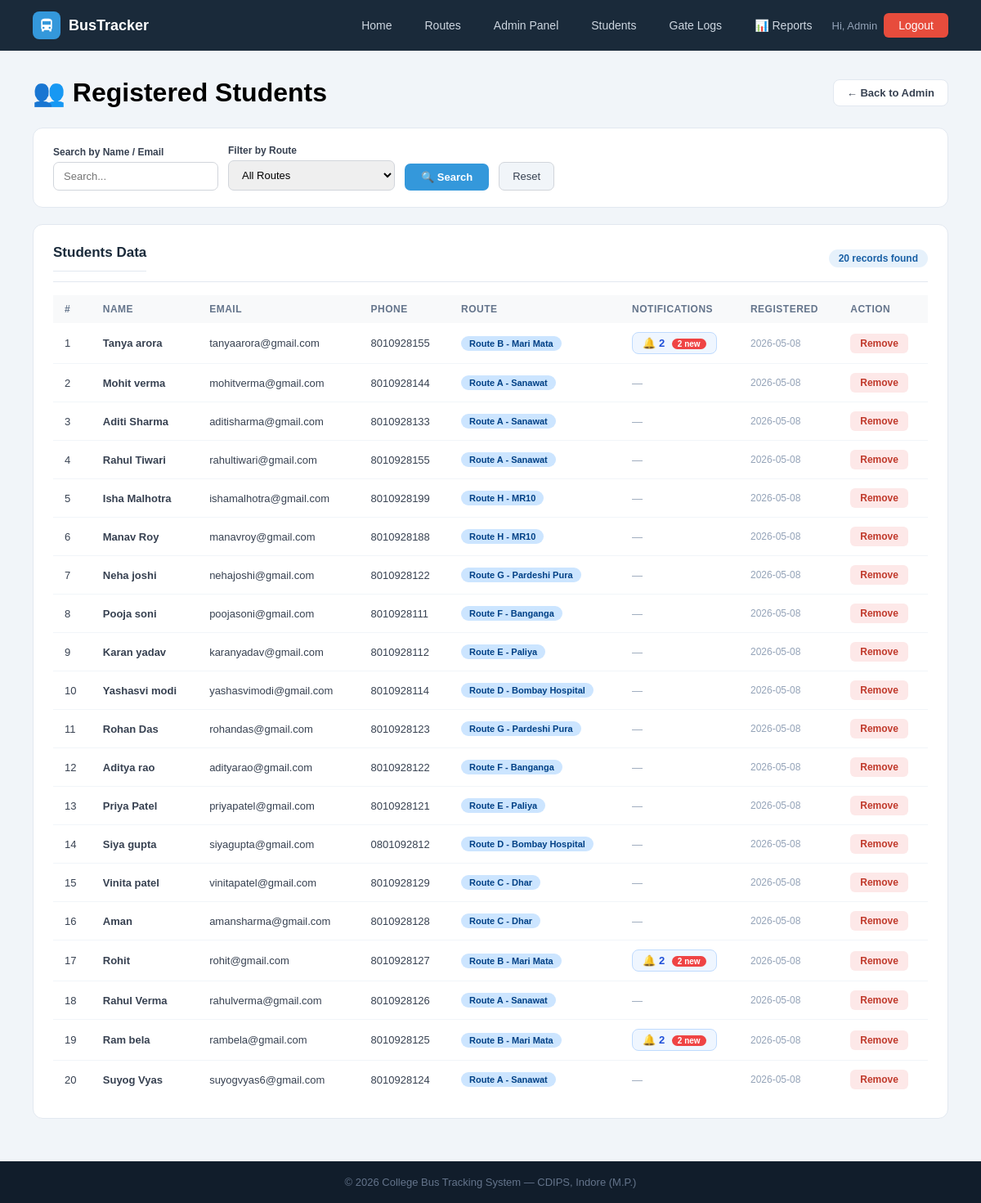
/admin/students (signed in), run on the app's committed database.
### tables this page shows
CREATE TABLE users (
        id INTEGER PRIMARY KEY AUTOINCREMENT,
        name TEXT NOT NULL, email TEXT UNIQUE NOT NULL,
        password TEXT NOT NULL, role TEXT DEFAULT 'student',
        phone TEXT, route_id INTEGER,
        created_at TIMESTAMP DEFAULT CURRENT_TIMESTAMP);

CREATE TABLE routes (
        id INTEGER PRIMARY KEY AUTOINCREMENT,
        route_name TEXT NOT NULL, bus_id INTEGER,
        start_point TEXT, end_point TEXT,
        departure_time TEXT, arrival_time TEXT, stops TEXT, original_bus_id INTEGER,
        FOREIGN KEY(bus_id) REFERENCES buses(id));

### app.py (the view)
@app.route('/admin/students')
@admin_required
def students_list():
    search=request.args.get('search',''); route_filter=request.args.get('route','')
    db=get_db()
    q = "SELECT u.*,r.route_name FROM users u LEFT JOIN routes r ON u.route_id=r.id WHERE u.role='student'"
    params=[]
    if search:
        q+=" AND (u.name LIKE ? OR u.email LIKE ?)"; params+=[f'%{search}%',f'%{search}%']
    if route_filter:
        q+=" AND u.route_id=?"; params.append(route_filter)
    q+=" ORDER BY u.created_at DESC"
    students=db.execute(q,params).fetchall()
    routes=db.execute("SELECT * FROM routes").fetchall()
    student_ids = [s['id'] for s in students]
    notif_map = {}
    if student_ids:
        placeholders = ','.join('?' * len(student_ids))
        all_notifs = db.execute(
            f"SELECT * FROM notifications WHERE user_id IN ({placeholders}) ORDER BY created_at DESC",
            student_ids
        ).fetchall()
        for n in all_notifs:
            uid = n['user_id']
            if uid not in notif_map:
                notif_map[uid] = []
            notif_map[uid].append(n)
    notif_data = {
        str(uid): [
            {
                'msg': n['message'],
                'time': n['created_at'][:16] if n['created_at'] else '',
                'read': bool(n['is_read'])
            }
            for n in notif_map.get(uid, [])
        ]
        for uid in notif_map
    }
    student_names = {str(s['id']): s['name'] for s in students}
    db.close()
    return render_template('students.html', students=students, routes=routes,
                           search=search, route_filter=route_filter,
                           notif_map=notif_map,
                           notif_data=notif_data,
                           student_names=student_names)

### app.py (called while the page is built, shortened)
def get_db():
    conn = sqlite3.connect(DB)
    conn.row_factory = sqlite3.Row
    return conn

def admin_required(f):
    @wraps(f)
    def dec(*a, **kw):
        if 'admin' not in session:
            flash('Admin access required.', 'error')
            return redirect(url_for('admin_login'))
        return f(*a, **kw)
    return dec

@app.context_processor
def inject_notifications():
    return dict(notifications=[], unread_count=0)

### templates/students.html (shortened to what this page needs)
{% extends "base.html" %}
{% block content %}
<div class="page">
    <div class="page-header-row">
        <h1>👥 Registered Students</h1>
        <a href="{{ url_for('admin_dashboard') }}" class="back-btn">← Back to Admin</a>
    </div>
    <div class="search-bar">
        <form method="GET" action="{{ url_for('students_list') }}">
            <div class="fg">
                <label>Search by Name / Email</label>
                <input type="text" name="search" placeholder="Search..." value="{{ search }}">
            </div>
            <div class="fg">
                <label>Filter by Route</label>
                <select name="route">
                    <option value="">All Routes</option>
                </select>
            </div>
            <button type="submit" class="btn-search">🔍 Search</button>
            <a href="{{ url_for('students_list') }}" class="btn-clear">Reset</a>
        </form>
    </div>
    <div class="panel">
        <div class="panel-header">
            <h2>Students Data</h2>
            <span class="count-badge">{{ students|length }} records found</span>
        </div>
        <table>
            <thead>
                <tr>
                    <th>#</th><th>Name</th><th>Email</th><th>Phone</th>
                    <th>Route</th><th>Notifications</th><th>Registered</th><th>Action</th>
                </tr>
            </thead>
            <tbody>
            {% for s in students %}
            {% set s_notifs = notif_map.get(s.id, []) %}
            {% set unread = s_notifs | selectattr('is_read', 'equalto', 0) | list | length %}
            <tr>
                <td>{{ loop.index }}</td>
                <td><b>{{ s.name }}</b></td>
                <td>{{ s.email }}</td>
                <td>{{ s.phone or '—' }}</td>
                <td>
                    {% if s.route_name %}
                    <span class="badge badge-blue">{{ s.route_name }}</span>
                    {% else %}
                    <span class="badge badge-gray">Not Assigned</span>
                    {% endif %}
                </td>
                <td>
                    {% if s_notifs %}
                    <button class="notif-view-btn" onclick="showNotifs('{{ s.id }}')">
                        🔔 {{ s_notifs|length }}
                        {% if unread > 0 %}<span class="unread-dot">{{ unread }} new</span>{% endif %}
                    </button>
                    {% else %}
                    <span style="color:#94a3b8;font-size:13px;">—</span>
                    {% endif %}
                </td>
                <td style="font-size:12px;color:#94a3b8">{{ s.created_at[:10] if s.created_at else '—' }}</td>
                <td><a href="{{ url_for('delete_student', uid=s.id) }}" class="btn-sm btn-danger">Remove</a></td>
            </tr>
            {% else %}
            <tr><td colspan="8" style="text-align:center;color:#94a3b8;padding:32px">No students found.</td></tr>
            {% endfor %}
            </tbody>
        </table>
    </div>
</div>
{% endblock %}

### static/css/style.css (style rules this page uses)
* { margin: 0; padding: 0; box-sizing: border-box; font-family: Arial, sans-serif; }
a { text-decoration: none; }
.badge { display: inline-block; padding: 3px 10px; border-radius: 20px; font-size: 11px; font-weight: bold; }
.badge-blue { background: #cce5ff; color: #004085; }
.btn-sm { padding: 5px 12px; border-radius: 6px; font-size: 12px; font-weight: bold; border: none; cursor: pointer; text-decoration: none; display: inline-block; }
.btn-sm.btn-danger { background: #fde8e8; color: #c0392b; }
.page { padding: 32px 40px; background: #f1f5f9; min-height: 80vh; }
.page-header-row { display: flex; justify-content: space-between; align-items: center; margin-bottom: 24px; flex-wrap: wrap; gap: 12px; }
.back-btn { background: white; border: 1px solid #e2e8f0; color: #374151; padding: 8px 16px; border-radius: 8px; font-size: 13px; font-weight: bold; }
.panel { background: white; border-radius: 12px; border: 1px solid #e2e8f0; padding: 24px; margin-bottom: 20px; }
.panel h2 { font-size: 17px; font-weight: bold; color: #1a2a3a; margin-bottom: 18px; padding-bottom: 12px; border-bottom: 1px solid #e2e8f0; }
table { width: 100%; border-collapse: collapse; font-size: 13px; }
th { background: #f8f9fa; padding: 10px 14px; text-align: left; font-size: 12px; color: #64748b; text-transform: uppercase; letter-spacing: .5px; font-weight: 600; }
td { padding: 11px 14px; border-bottom: 1px solid #f1f5f9; color: #374151; }
tr:last-child td { border-bottom: none; }
.fg label { display: block; font-size: 12px; font-weight: bold; color: #374151; margin-bottom: 5px; }
.fg input, .fg select { width: 100%; padding: 9px 12px; border: 1px solid #d1d5db; border-radius: 7px; font-size: 13px; outline: none; }
.search-bar { background: white; border-radius: 12px; border: 1px solid #e2e8f0; padding: 20px 24px; margin-bottom: 20px; }
.search-bar form { display: flex; gap: 12px; flex-wrap: wrap; align-items: flex-end; }
.btn-search { background: #3498db; color: white; padding: 9px 20px; border: none; border-radius: 7px; font-size: 13px; font-weight: bold; cursor: pointer; }
.btn-clear { background: #f1f5f9; color: #374151; padding: 9px 16px; border: 1px solid #d1d5db; border-radius: 7px; font-size: 13px; }
.panel-header { display: flex; justify-content: space-between; align-items: center; margin-bottom: 16px; padding-bottom: 12px; border-bottom: 1px solid #e2e8f0; }
.panel-header h2 { font-size: 17px; font-weight: bold; color: #1a2a3a; margin: 0; }
.count-badge { background: #e6f1fb; color: #185fa5; padding: 4px 12px; border-radius: 20px; font-size: 12px; font-weight: bold; }

### templates/students.html (style rules this page uses)
.notif-view-btn { background:#eff6ff; color:#1d4ed8; border:1px solid #bfdbfe; padding:5px 12px; border-radius:8px; font-size:13px; font-weight:600; cursor:pointer; transition:background 0.2s; white-space:nowrap; }
.unread-dot { background:#ef4444; color:#fff; font-size:10px; padding:1px 7px; border-radius:999px; margin-left:5px; }

### data on the page
users: name "Tanya arora", email "tanyaarora@gmail.com", phone "8010928155", route_name "Route B - Mari Mata", s_notifs "2", unread "2", created_at "2026-05-08"
users: name "Mohit verma", email "mohitverma@gmail.com", phone "8010928144", route_name "Route A - Sanawat", created_at "2026-05-08"
users: name "Aditi Sharma", email "aditisharma@gmail.com", phone "8010928133", route_name "Route A - Sanawat", created_at "2026-05-08"
users: name "Rahul Tiwari", email "rahultiwari@gmail.com", phone "8010928155", route_name "Route A - Sanawat", created_at "2026-05-08"
users: name "Isha Malhotra", email "ishamalhotra@gmail.com", phone "8010928199", route_name "Route H - MR10", created_at "2026-05-08"
users: name "Manav Roy", email "manavroy@gmail.com", phone "8010928188", route_name "Route H - MR10", created_at "2026-05-08"
users: name "Neha joshi", email "nehajoshi@gmail.com", phone "8010928122", route_name "Route G - Pardeshi Pura", created_at "2026-05-08"
users: name "Pooja soni", email "poojasoni@gmail.com", phone "8010928111", route_name "Route F - Banganga", created_at "2026-05-08"
users: name "Karan yadav", email "karanyadav@gmail.com", phone "8010928112", route_name "Route E - Paliya", created_at "2026-05-08"
users: name "Yashasvi modi", email "yashasvimodi@gmail.com", phone "8010928114", route_name "Route D - Bombay Hospital", created_at "2026-05-08"
users: name "Rohan Das", email "rohandas@gmail.com", phone "8010928123", route_name "Route G - Pardeshi Pura", created_at "2026-05-08"
users: name "Aditya rao", email "adityarao@gmail.com", phone "8010928122", route_name "Route F - Banganga", created_at "2026-05-08"
users: name "Priya Patel", email "priyapatel@gmail.com", phone "8010928121", route_name "Route E - Paliya", created_at "2026-05-08"
users: name "Siya gupta", email "siyagupta@gmail.com", phone "0801092812", route_name "Route D - Bombay Hospital", created_at "2026-05-08"
users: name "Vinita patel", email "vinitapatel@gmail.com", phone "8010928129", route_name "Route C - Dhar", created_at "2026-05-08"
users: name "Aman", email "amansharma@gmail.com", phone "8010928128", route_name "Route C - Dhar", created_at "2026-05-08"
users: name "Rohit", email "rohit@gmail.com", phone "8010928127", route_name "Route B - Mari Mata", s_notifs "2", unread "2", created_at "2026-05-08"
users: name "Rahul Verma", email "rahulverma@gmail.com", phone "8010928126", route_name "Route A - Sanawat", created_at "2026-05-08"
users: name "Ram bela", email "rambela@gmail.com", phone "8010928125", route_name "Route B - Mari Mata", s_notifs "2", unread "2", created_at "2026-05-08"
users: name "Suyog Vyas", email "suyogvyas6@gmail.com", phone "8010928124", route_name "Route A - Sanawat", created_at "2026-05-08"

### other printed values
{{ session['admin']['name'] }} "Admin"
{{ students|length }} "20"
